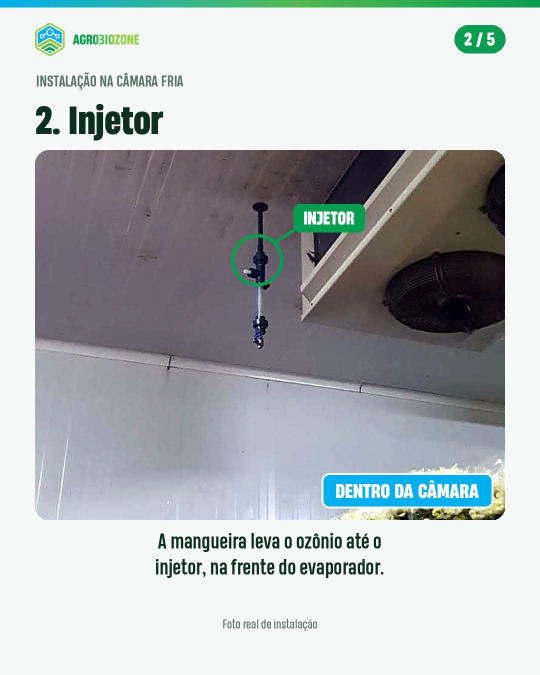
#> input picture midias_darcy/camara_instalacao_do_gerador_2.jpg, 1080 x 1350 px, given in place of icone.png, which was not available (shown at 1/2 size)
$ python variacoes.py out.png
#> lines starting #> are read from the running program, lines starting #| are printed output that depends on the picture; after the words box and inside, x2 and y2 are one past the last pixel; in counts of white or black regions, pixels touching at a corner belong together; pictures that were not available may be replaced by others from this repository, and a replacement may not be noted
from PIL import Image, ImageDraw, ImageFont
import sys
R='/home/claude/agrobiozone-brand/'
F='/tmp/claude-0/-home-claude/4f04e38a-a493-52ec-ad26-d26f9f0be4a3/scratchpad/fonts/BarlowCondensed-'
OUT=sys.argv[1]
W,H=1080,1350
INK=(15,46,34); GREEN=(7,157,80); LIME=(149,201,73); WHITE=(255,255,255); SOFT=(205,224,213)
def font(w,s): return ImageFont.truetype(F+w+'.ttf',s)
def wrap(d,text,f,maxw):
    out=[];line=''
    for w in text.split():
        t=(line+' '+w).strip()
        if d.textlength(t,font=f)<=maxw: line=t
        else: out.append(line); line=w
    out.append(line); return out
P=[
 ('AGZ-VAR-01','agua_antes_e_depois.jpg',(40,340,1040,1000),'Água turva, com cheiro?','O ozônio trata na hora.','Age contra microrganismos e ajuda com odor, sabor e turbidez. Depois volta a ser oxigênio.','IMAGEM ILUSTRATIVA'),
 ('AGZ-VAR-02','efluentes_cor_e_turbidez_antes_e_depois.jpg',(40,340,1040,990),'Efluente com cor e cheiro?','Teste antes de investir.','O ozônio reduz cor, turbidez, odor, DQO e DBO. Dá para fazer um teste-piloto.','IMAGEM ILUSTRATIVA'),
 ('AGZ-VAR-03','irrigacao_raizes_com_mais_vigor.jpg',(40,340,1040,1095),'Raiz fraca na irrigação?','Pode faltar oxigênio na água.','O ozônio aumenta o oxigênio dissolvido na água de irrigação.','IMAGEM ILUSTRATIVA'),
 ('AGZ-VAR-04','irrigacao_injecao_linha_e_reservatorio.jpg',(40,360,1040,1290),'Como o ozônio entra','na sua irrigação?','Direto na linha pressurizada ou no reservatório, de forma automática.','ESQUEMA SIMPLIFICADO'),
 ('AGZ-VAR-06','camara_instalacao_do_gerador_1.jpg',(40,290,1040,1040),'Ozônio na câmara fria:','o gerador fica fora.','Dentro da câmara ficam só o injetor, a trampa de condensados e o sensor.','FOTO REAL DE INSTALAÇÃO'),
 ('AGZ-VAR-07','efluentes_gerador_na_estacao.jpg',(40,360,1040,1220),'Onde entra o ozônio','na estação de efluentes?','Na pré-oxidação e no tratamento terciário, para descarte ou reúso.','ESQUEMA SIMPLIFICADO'),
 ('AGZ-VAR-08','certificacoes.jpg',(50,470,1030,1175),'Equipamento europeu,','3 certificações.','Fabricado na Espanha pela ZonoSistem. Distribuído no Brasil pela Agrobiozone.',None),
 ('AGZ-VAR-09','camara_contaminacao_em_caixas.jpg',(40,330,1040,990),'Fungo nas caixas','da câmara fria?','O ozônio age no ar e nas superfícies, inclusive nos cantos de difícil acesso.','IMAGEM ILUSTRATIVA'),
 ('AGZ-VAR-10','camara_frutos_com_e_sem_ozonio.jpg',(40,350,1040,990),'Fruta mofando','na câmara fria?','O ozônio age contra fungos e bolores no ar e nas superfícies da câmara.','IMAGEM ILUSTRATIVA'),
]
icon=Image.open(R+'logo/figurativa/icone.png').convert('RGBA'); icon=icon.resize((int(icon.width*84/icon.height),84),Image.LANCZOS)
wm=Image.open(R+'logo/nominativa/wordmark-escuro.png').convert('RGBA'); wm=wm.resize((int(wm.width*34/wm.height),34),Image.LANCZOS)
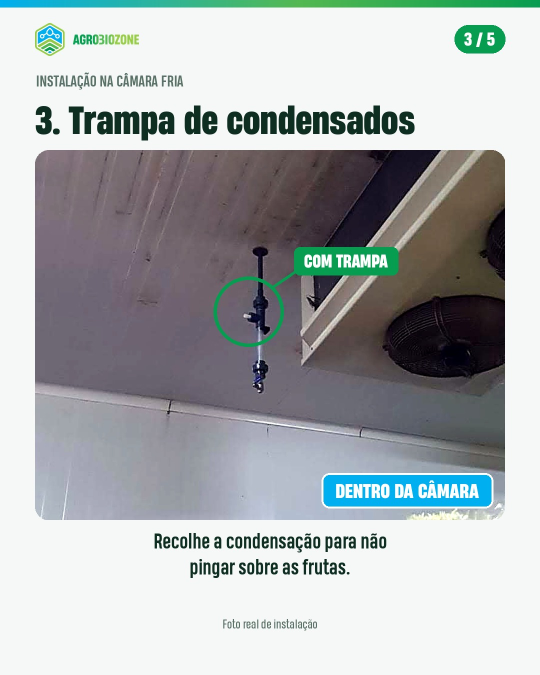
#> input picture midias_darcy/camara_instalacao_do_gerador_3.jpg, 1080 x 1350 px, given in place of wordmark-escuro.png, which was not available (shown at 1/2 size)
for pid,fn,box,h1,h2,sup,tag in P:
    im=Image.new('RGBA',(W,H),INK+(255,)); d=ImageDraw.Draw(im)
#> after `im = Image.new('RGBA', (W, H), INK + (255,))`:
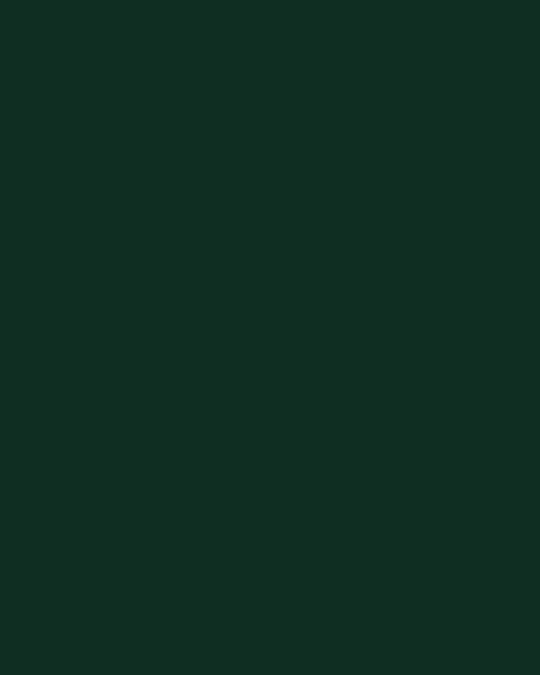
#> im: PIL image 1080x1350 RGBA (shown at 1/2 size); mean R, G, B, A 15, 46, 34, 255
    for x in range(W):
        t=x/W
        if t<0.55: k=t/0.55; c=tuple(int(a+(b-a)*k) for a,b in zip((0,175,239),(84,185,82)))
        else: k=(t-0.55)/0.45; c=tuple(int(a+(b-a)*k) for a,b in zip((84,185,82),(7,157,80)))
        d.line([(x,0),(x,13)],fill=c+(255,))
    im.alpha_composite(icon,(70,48)); im.alpha_composite(wm,(70+icon.width+18,48+25))
    fh=font('ExtraBold',92)
    d.text((68,158),h1,font=fh,fill=WHITE); d.text((68,252),h2,font=fh,fill=LIME)
    src=Image.open(R+'midias_darcy/'+fn).convert('RGB').crop(box)
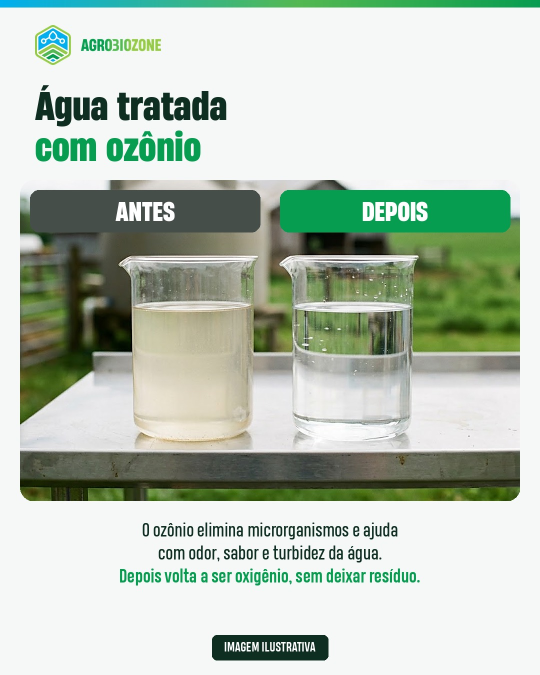
#> input picture midias_darcy/agua_antes_e_depois.jpg, 1080 x 1350 px, found by its file name (shown at 1/2 size)
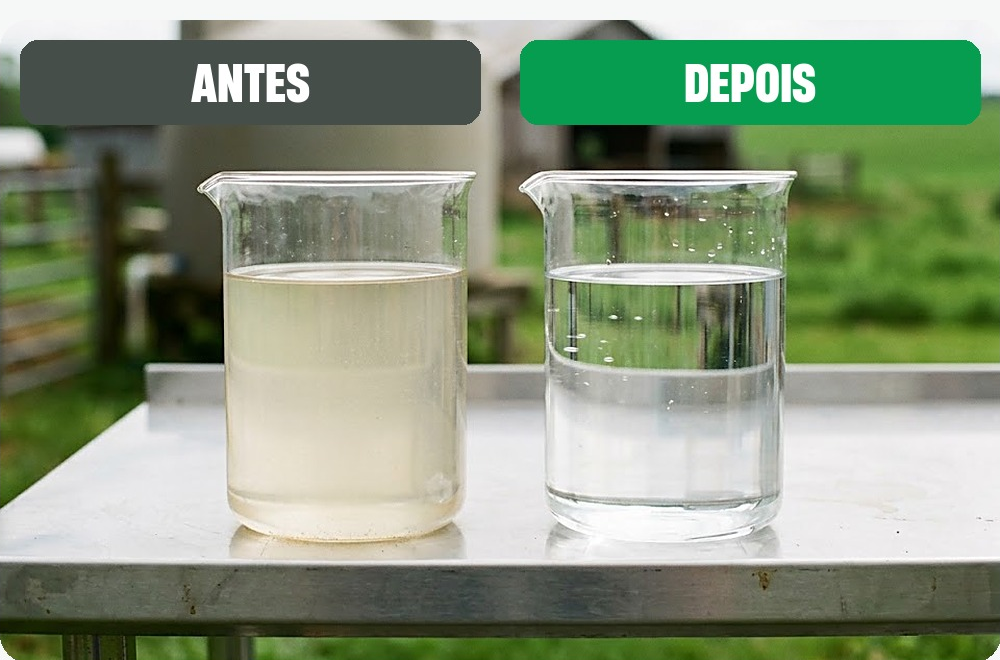
#> src: PIL image 1000x660 RGB; mean R, G, B 136.2, 150.3, 125
    cw=940; ch=int(src.height*cw/src.width); maxh=650
#> after `ch = int(src.height * cw / src.width)`: ch = 620
    if ch>maxh: cw=int(cw*maxh/ch); ch=maxh
    src=src.resize((cw,ch),Image.LANCZOS)
#> src: PIL image 940x620 RGB
    x0=(W-cw)//2; y0=380
    m=Image.new('L',(cw,ch),0); ImageDraw.Draw(m).rounded_rectangle([0,0,cw-1,ch-1],radius=24,fill=255)
#> after `m = Image.new('L', (cw, ch), 0)`: m: PIL image 940x620 L; every value is 0
#> after `ImageDraw.Draw(m).rounded_rectangle([0, 0, cw - 1, ch - 1], radius=24,`:
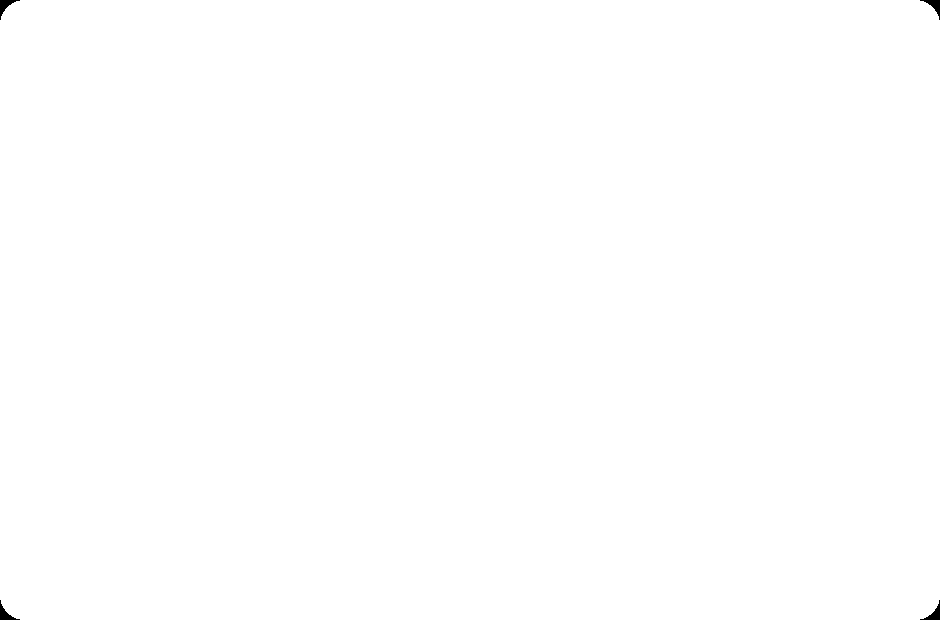
#> m: PIL image 940x620 L; 99.9% white; 4 black regions, box (x1, y1, x2, y2) and area: (0, 0, 20, 20) 131, (920, 0, 940, 20) 131, (0, 600, 20, 620) 131, (920, 600, 940, 620) 131
    im.paste(src,(x0,y0),m)
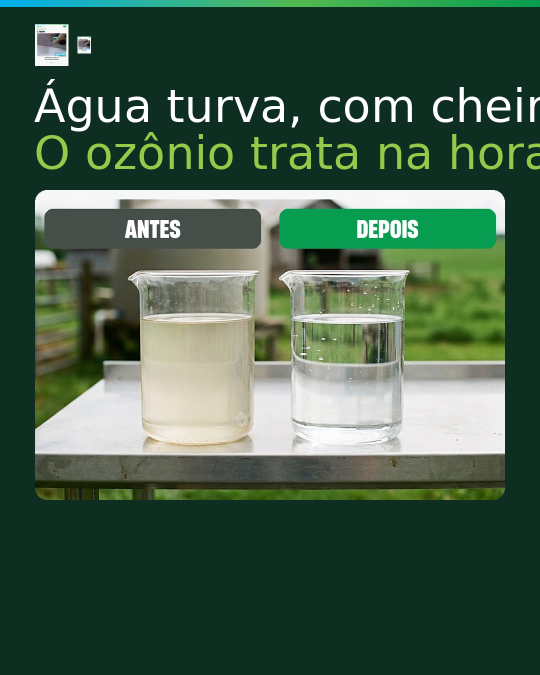
#> im: PIL image 1080x1350 RGBA (shown at 1/2 size); mean R, G, B, A 68.8, 93.8, 74.9, 255
    y=y0+ch+18
#> y = 1018
    if tag:
        ft=font('Bold',26); tw=d.textlength(tag,font=ft)
#> after `tw = d.textlength(tag, font=ft)`: tw = 277.2
        d.text(((W-tw)//2,y),tag,font=ft,fill=SOFT); y+=44
#> after `y += 44`: y = 1062
    fs=font('Medium',44)
    for ln in wrap(d,sup,fs,940):
#> in wrap, `line = ''`: line = ''
        d.text((70,y),ln,font=fs,fill=WHITE); y+=54
#> this loop made 3 passes
#> after the loop, y = 1224
    fw=font('ExtraBold',48); bt='Chama no WhatsApp: (49) 99815-0994'; bw=d.textlength(bt,font=fw)
#> after `bw = d.textlength(bt, font=fw)`: bw = 942.3
    d.rounded_rectangle([70,1212,70+bw+60,1292],radius=40,fill=GREEN)
    d.text((100,1220),bt,font=fw,fill=WHITE)
    if y>1200: print('ESTOUROU',pid,y)
#| ESTOUROU AGZ-VAR-01 1224
    im.convert('RGB').save(f'{OUT}/{pid}.jpg',quality=92)
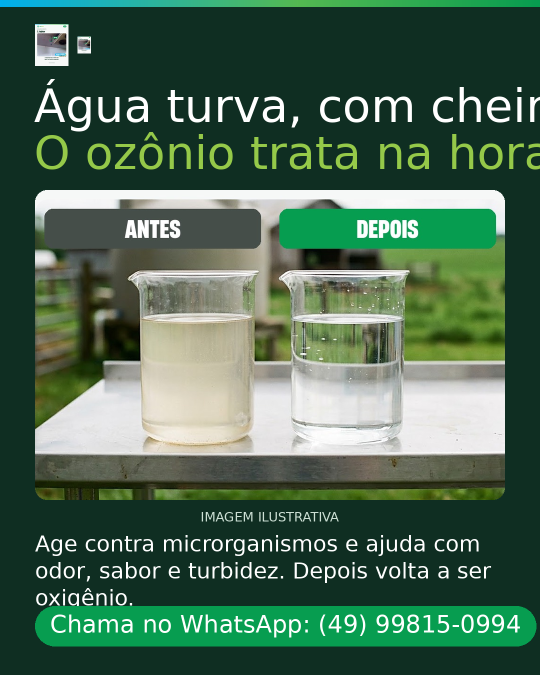
#> saved as AGZ-VAR-01.jpg: PIL image 1080x1350 RGB (shown at 1/2 size); mean R, G, B 72.9, 103.1, 81.3
    print(pid,'img',cw,ch,'texto ate',y)
#| AGZ-VAR-01 img 940 620 texto ate 1224
#> pass 2 of the loop `for pid,fn,box,h1,h2,sup,tag in P:`:
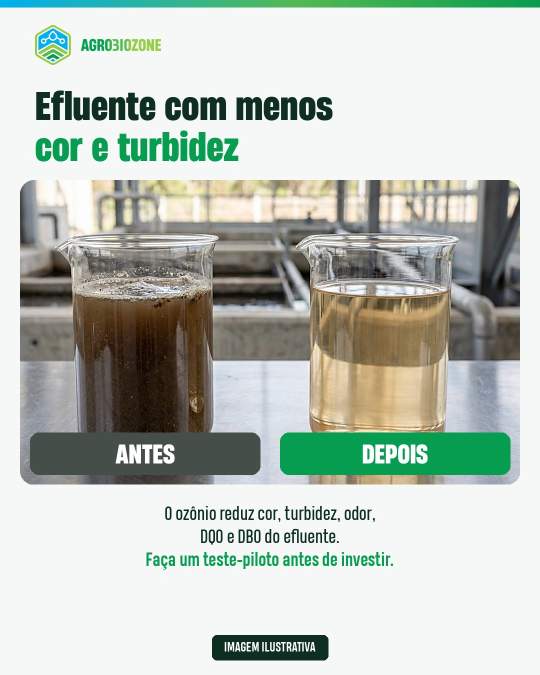
#> input picture midias_darcy/efluentes_cor_e_turbidez_antes_e_depois.jpg, 1080 x 1350 px, found by its file name (shown at 1/2 size)
#> m: PIL image 940x611 L; every value is 0
#> `ImageDraw.Draw(m).rounded_rectangle([0, 0, cw - 1, ch - 1], radius=24,`:
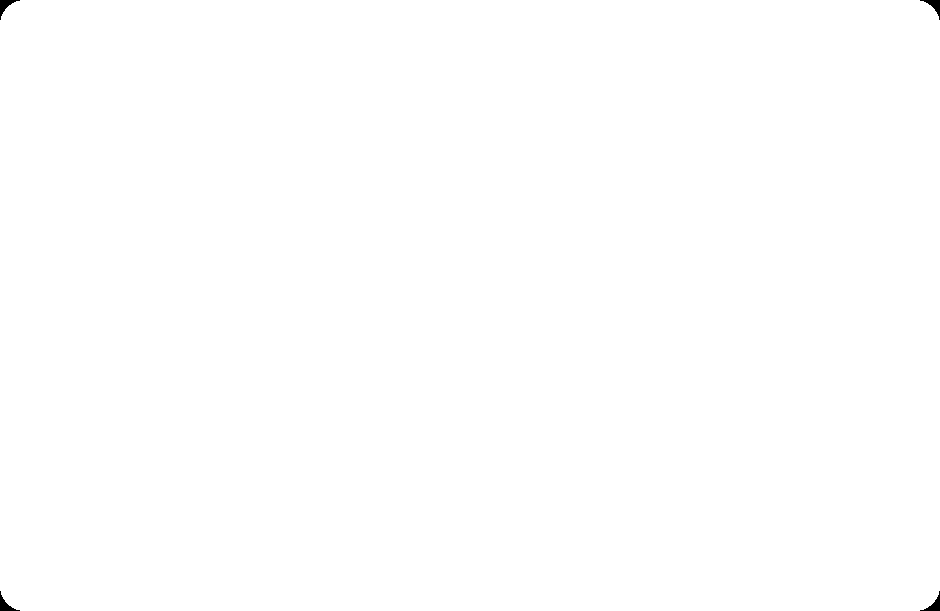
#> m: PIL image 940x611 L; 99.9% white; 4 black regions, box (x1, y1, x2, y2) and area: (0, 0, 20, 20) 131, (920, 0, 940, 20) 131, (0, 591, 20, 611) 131, (920, 591, 940, 611) 131
#> the loop `for ln in wrap(d,sup,fs,940):` made 2 passes
#> y on pass 1: 1107
#> after the loop `for ln in wrap(d,sup,fs,940):`: y = 1161
#> `im.convert('RGB').save(f'{OUT}/{pid}.jpg',quality=92)`:
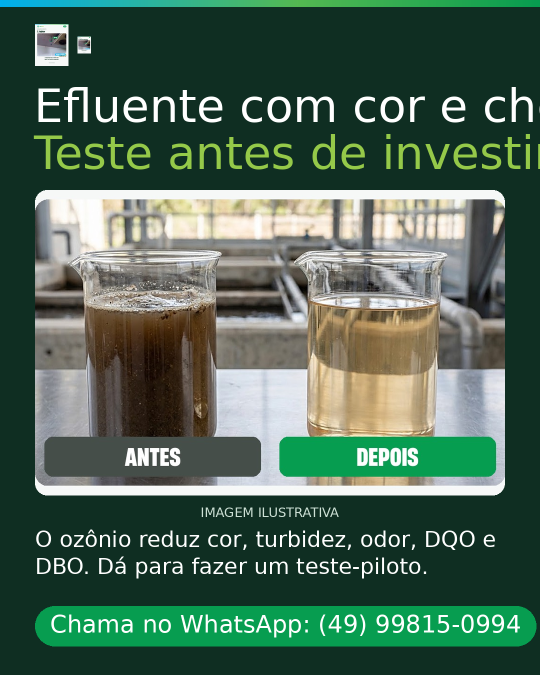
#> saved as AGZ-VAR-02.jpg: PIL image 1080x1350 RGB (shown at 1/2 size); mean R, G, B 75, 101, 84
#| AGZ-VAR-02 img 940 611 texto ate 1161
#> pass 3 of the loop `for pid,fn,box,h1,h2,sup,tag in P:`:
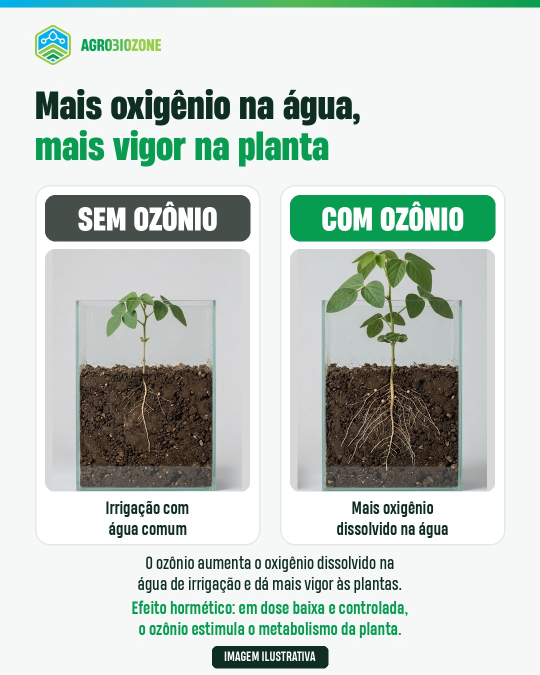
#> input picture midias_darcy/irrigacao_raizes_com_mais_vigor.jpg, 1080 x 1350 px, found by its file name (shown at 1/2 size)
#> m: PIL image 861x650 L; every value is 0
#> `ImageDraw.Draw(m).rounded_rectangle([0, 0, cw - 1, ch - 1], radius=24,`:
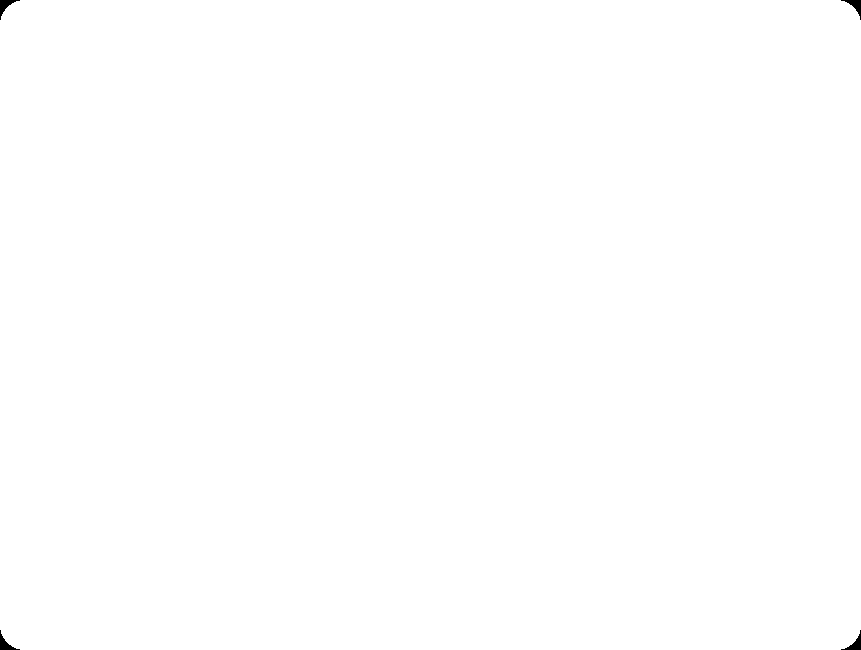
#> m: PIL image 861x650 L; 99.9% white; 4 black regions, box (x1, y1, x2, y2) and area: (0, 0, 20, 20) 131, (841, 0, 861, 20) 131, (0, 630, 20, 650) 131, (841, 630, 861, 650) 131
#> the loop `for ln in wrap(d,sup,fs,940):` made 2 passes
#> (ln, y) on passes 1 to 2: ('O ozônio aumenta o oxigênio dissolvido', 1146), ('na água de irrigação.', 1200)
#> after the loop `for ln in wrap(d,sup,fs,940):`: y = 1200
#> `im.convert('RGB').save(f'{OUT}/{pid}.jpg',quality=92)`:
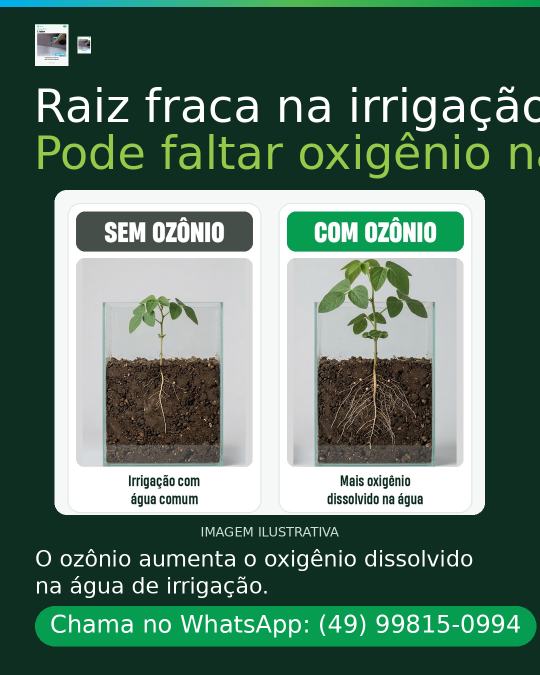
#> saved as AGZ-VAR-03.jpg: PIL image 1080x1350 RGB (shown at 1/2 size); mean R, G, B 87.1, 114.8, 100.1
#| AGZ-VAR-03 img 861 650 texto ate 1200
#> the loop made 9 passes; the first 3 are shown
